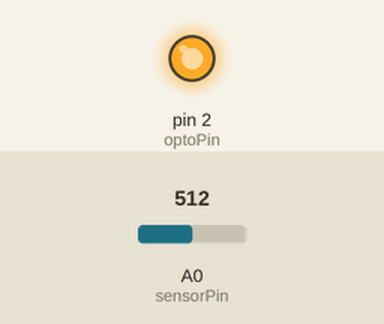
A sketch run on a simulated Arduino Uno, built with avr-gcc and run on an emulated ATmega328P. Shown: output pins drawn as LEDs (lit = HIGH). The inputs (shaded band) are chosen by the test bench; at power-on: A0 (sensorPin) = 512. What the sketch prints to the serial monitor is not drawn.

Above: at 1.2 s.
1.3 s: A0 (sensorPin) set to 581
2.8 s: A0 (sensorPin) set to 605
At 3.3 s:
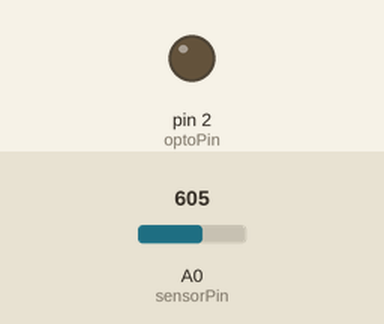
4.3 s: A0 (sensorPin) set to 580
At 5.5 s:
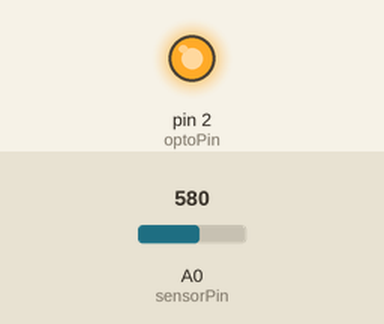
5.8 s: A0 (sensorPin) set to 600
At 6.6 s:
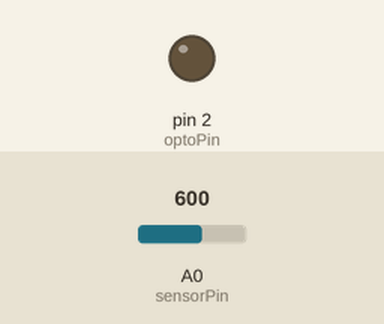
Timing chart, 0 to 8.3 s (numbered marks = the images above; inputs shaded):
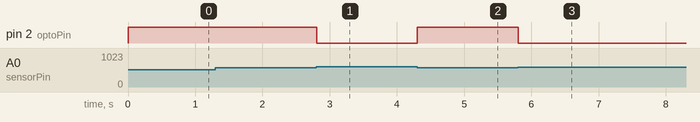

The sketch:

declencheur_photosensible_2.ino
```cpp
const int optoPin=2;
const int sensorPin=A0;

int sensorValue=0;

void setup() {
Serial.begin(9600);
pinMode(optoPin, OUTPUT);
digitalWrite(optoPin,HIGH);
 }

void loop(){
sensorValue=analogRead(sensorPin);
delay (1);
Serial.print (sensorValue);
if(sensorValue < 590){
digitalWrite(optoPin, HIGH);
delay (5);
} else{
digitalWrite(optoPin, LOW);
delay (5);
}
}
```

Measured:
- the behaviour switches between 589 and 590 on A0 (sensorPin) (found by bisection; images 0 and 1)
- after the input at 1.3 s, every drawn part: stays the same
- after the input at 2.8 s, pin 2 (optoPin): HIGH → LOW at once
- after the input at 4.3 s, pin 2 (optoPin): LOW → HIGH at once
- after the input at 5.8 s, pin 2 (optoPin): HIGH → LOW at once
